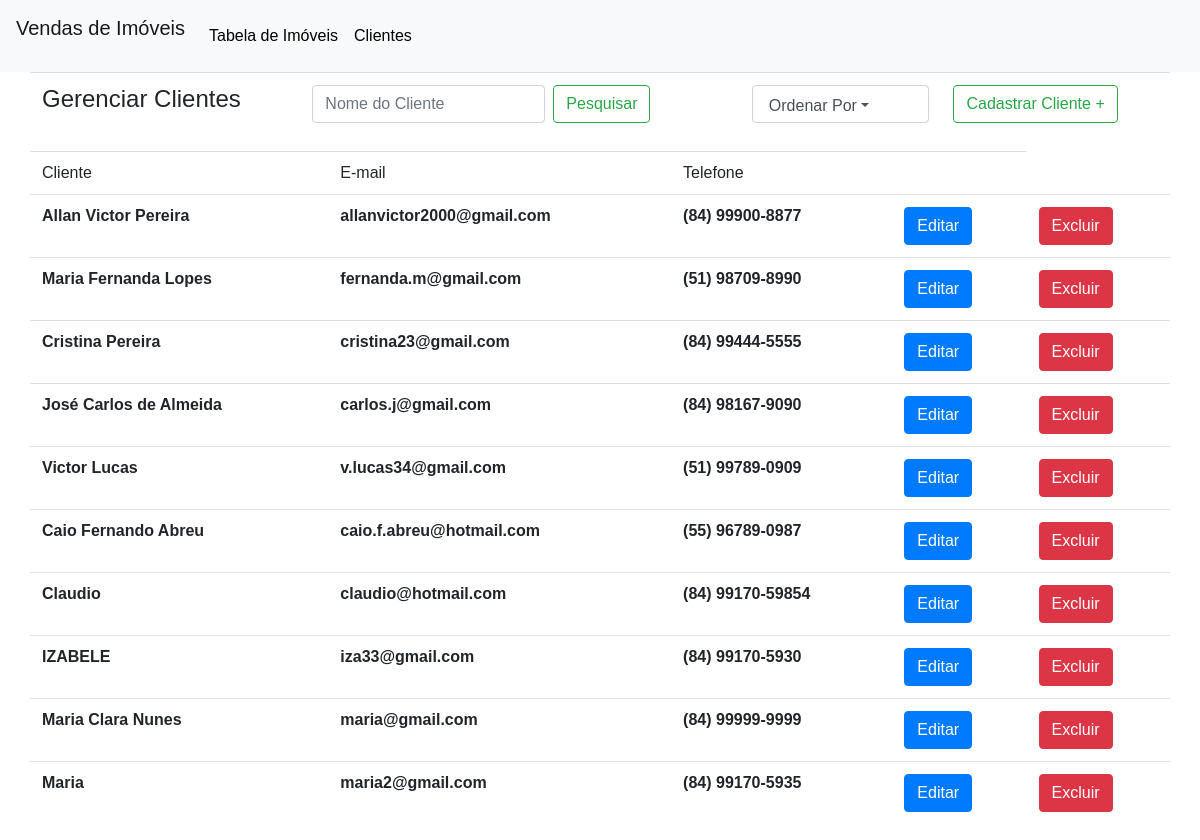
The page /clientes.php on the database its author committed.
### tables this page shows
CREATE TABLE `clientes` (
  `cod_cliente` int(11) NOT NULL,
  `nome_cliente` varchar(255) NOT NULL,
  `cpf` varchar(50) NOT NULL,
  `email` varchar(255) NOT NULL,
  `telefone` varchar(20) NOT NULL
);

### clientes.php (the view, shortened to what this page needs)
<?php
	include("menu.php");
	include("script_conexao_bd/conexao.php");
	$pesquisa = $_POST['busca'] ?? '';
	$sql = "SELECT * FROM clientes WHERE nome_cliente LIKE '%$pesquisa%'";
	$dados = mysqli_query($conn, $sql);
?>
<div class="container">
	<div class="row">
		<table class="table">
	  		<thead>
	    		<tr>
	      		<td scope="col"><b><h4>Gerenciar Clientes</h4></b></td>
	      		<td scope="col">
	      			<form class="form-inline my-2 my-lg-0" action="clientes.php" method="POST">
	     				<input class="form-control mr-sm-2" type="search" placeholder="Nome do Cliente" aria-label="Pesquisar" name="busca" autofocus>
	     				<button class="btn btn-outline-success my-2 my-sm-0" type="submit">Pesquisar</button>
	    			</form>
				</td>
	      		<form class="form-inline my-2 my-lg-0">
	      			<td scope="col" class="dropdown">
	        			<a class="form-control mr-sm-2 nav-link dropdown-toggle" href="#" id="tbDropdown" role="button" data-toggle="dropdown" aria-haspopup="true" aria-expanded="false">Ordenar Por</a>
	     			</td>
	    		</form>
	      		<td scope="col">
	      			<form class="form-inline my-2 my-lg-0">
	      				<a href="cadastro_cliente.php"><button class="btn btn-outline-success my-2 my-sm-0" type="button">Cadastrar Cliente +</button></a>
	    			</form>
	      		</td>
	    		</tr>
	  		</thead>
	  	</table>
	</div>
	<div class="row">
		<table class="table table-hover">
	  		<thead>
	    		<tr>
	      		<td scope="col">Cliente</td>
	      		<td scope="col">E-mail</td>
	      		<td scope="col">Telefone</td>
	      		<td scope="col"></td>
	    		</tr>
	  		</thead>
	  		<tbody>
	  			<?php
	  				while ( $linha = mysqli_fetch_assoc($dados) ) {
	  					$cod_cliente = $linha['cod_cliente'];
	  					$nome_cliente = $linha['nome_cliente'];
	  					$email = $linha['email'];
	  					$telefone = $linha['telefone'];
	  					echo "<tr>
	  					  		<th scope='row'>$nome_cliente</th>
	  					  		<th>$email</th>
	  					  		<th>$telefone</th>
	  					  		<th><a href='cadastro_cliente_edita.php?id=$cod_cliente' ><button class='btn btn-primary 'type='button'>Editar</button></a></th>
	  					  		<th><a href='#' ><button class='btn btn-danger' data-toggle='modal' data-target='#confirma' 'type='button'>Excluir</button><a></th>
	  					  	</tr>";
	  				}
	  			 ?>
	  		</tbody>
		</table>
	</div>
</div>

### menu.php (shortened to what this page needs)
<link rel="stylesheet" href="https://stackpath.bootstrapcdn.com/bootstrap/4.1.3/css/bootstrap.min.css">
<link rel="stylesheet" type="text/css" href="css/estilo.css">
<nav class="navbar navbar-expand-lg navbar-light bg-light">
  <p class="navbar-brand" >Vendas de Imóveis</p>
  <div class="collapse navbar-collapse" id="navbarNav">
    <ul class="navbar-nav">
      <li class="nav-item">
        <a class="nav-link active" href="tabela_imoveis.php">Tabela de Imóveis</a>
      </li>
      <li class="nav-item">
        <a class="nav-link active" href="clientes.php">Clientes</a>
      </li>
    </ul>
  </div>
</nav>

### css/estilo.css (style rules this page uses)
#navbarNav a { color: black; }

### rows shown on the page
clientes: nome_cliente "Allan Victor Pereira", email "allanvictor2000@gmail.com", telefone "(84) 99900-8877"
clientes: nome_cliente "Maria Fernanda Lopes", email "fernanda.m@gmail.com", telefone "(51) 98709-8990"
clientes: nome_cliente "Cristina Pereira", email "cristina23@gmail.com", telefone "(84) 99444-5555"
clientes: nome_cliente "José Carlos de Almeida", email "carlos.j@gmail.com", telefone "(84) 98167-9090"
clientes: nome_cliente "Victor Lucas", email "v.lucas34@gmail.com", telefone "(51) 99789-0909"
clientes: nome_cliente "Caio Fernando Abreu", email "caio.f.abreu@hotmail.com", telefone "(55) 96789-0987"
clientes: nome_cliente "Claudio", email "claudio@hotmail.com", telefone "(84) 99170-59854"
clientes: nome_cliente "IZABELE", email "iza33@gmail.com", telefone "(84) 99170-5930"
clientes: nome_cliente "Maria Clara Nunes", email "maria@gmail.com", telefone "(84) 99999-9999"
clientes: nome_cliente "Maria", email "maria2@gmail.com", telefone "(84) 99170-5935"
